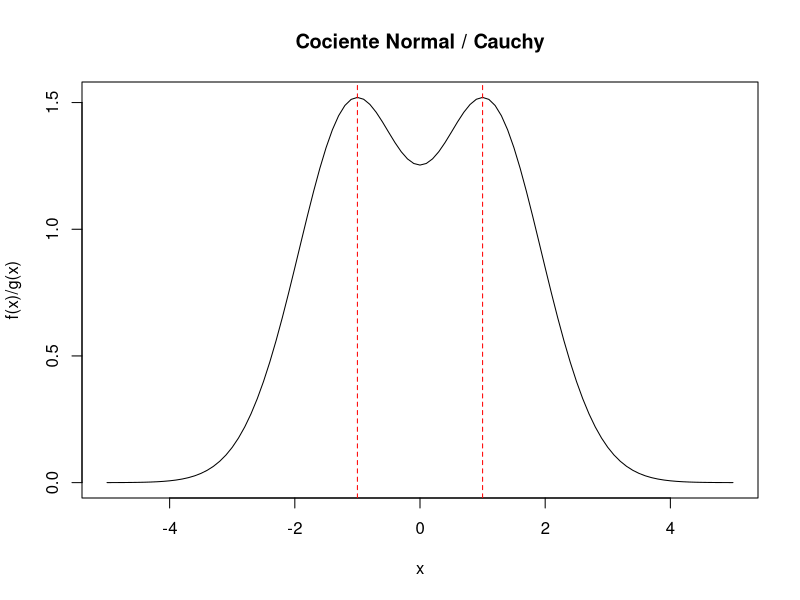
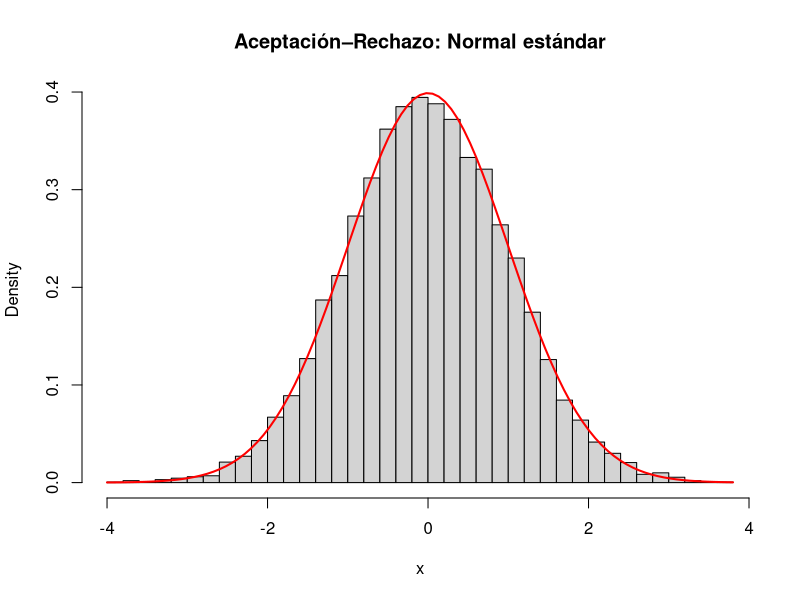
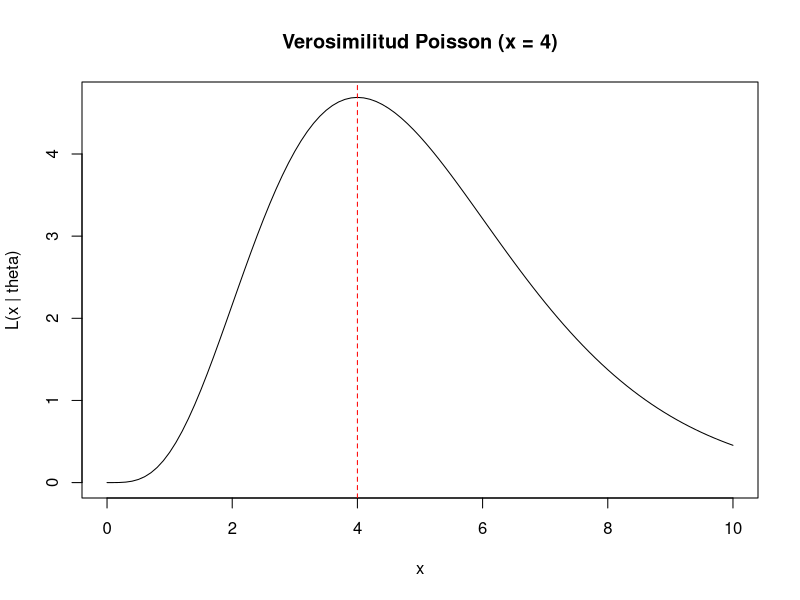
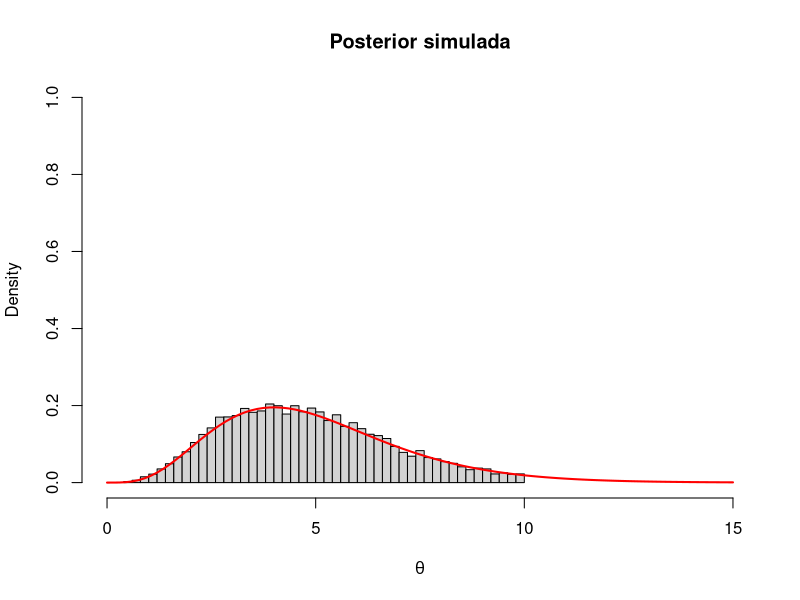

Generate these figures, in order, with R:
########################### Objectiu simular una Normal (0,1)

{# Densidad objetivo: Normal estándar
f <- function(x) {
  dnorm(x, mean = 0, sd = 1)
}

# Densidad propuesta: Cauchy estándar
g <- function(x) {
  dcauchy(x, location = 0, scale = 1)
}



ratio <- function(x) {
  f(x) / g(x)
}


#### visualmente
curve(ratio(x), from = -5, to = 5,
      ylab = "f(x)/g(x)",
      main = "Cociente Normal / Cauchy")
abline(v = c(-1, 1), col = "red", lty = 2)


# numericamente
res <- optimize(ratio, interval = c(-10, 10), maximum = TRUE)
res

# Constante c
c <- res$objective



# Número de simulaciones que queremos
nsim <- 10000

# Vector para guardar los valores aceptados
x <- numeric(nsim)

i <- 1
rechazos <- 0

while (i <= nsim) {
  
  # Paso 1: generar candidato desde g
  y <- rcauchy(1)
  
  # Paso 2: generar uniforme
  u <- runif(1)
  
  # Paso 3: criterio de aceptación
  if (u <= f(y) / (c * g(y))) {
    x[i] <- y
    i <- i + 1
  } else {
    rechazos <- rechazos + 1
  }
}


hist(x, prob = TRUE, breaks = 40,
     main = "Aceptación–Rechazo: Normal estándar",
     xlab = "x")

curve(dnorm(x), col = "red", lwd = 2, add = TRUE)
}


########################### Simulacion posterior, aplicando AR


# Dato observado
x_obs <- 4

# Log-verosimilitud (sin constantes)
llike <- function(theta) {
  x_obs * log(theta) - theta
}


# Prior: Uniforme(0,10)
g <- function(theta) {
  dunif(theta, 0, 10)
}

ratio <- function(theta) {
  exp(llike(theta))
}

res <- optimize(ratio, interval = c(0.001, 10), maximum = TRUE)
res


c <- res$objective


curve(ratio(x), from = 0, to = 10,
      ylab = "L(x | theta)",
      main = "Verosimilitud Poisson (x = 4)")
abline(v = res$maximum, col = "red", lty = 2)




nsim <- 10000
theta <- numeric(nsim)

i <- 1
rechazos <- 0

while (i <= nsim) {
  
  # Paso 1: proponer desde la prior
  y <- runif(1, 0, 10)
  
  # Paso 2: uniforme
  u <- runif(1)
  
  # Paso 3: criterio AR (en escala log)
  if (log(u) <= llike(y) - log(c)) {
    theta[i] <- y
    i <- i + 1
  } else {
    rechazos <- rechazos + 1
  }
}





hist(theta, prob = TRUE, breaks = 40,
     xlim = c(0,15), ylim=c(0,1),
     main = "Posterior simulada",
     xlab = expression(theta))

curve(dgamma(x, shape = 5, rate = 1),
      from = 0, to = 15,
      col = "red", lwd = 2, add = TRUE)



rendiment_teoric <- 1 / c
rendiment_teoric
